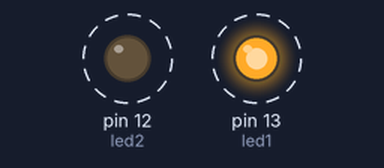
Recording of a sketch running on a simulated Arduino Uno, built with avr-gcc and run on an emulated ATmega328P. Parts: output pins drawn as LEDs (lit = HIGH). Dashed ring = blinking.

Above: at 0.05 s.
Timing chart, 0 to 3.0 s (numbered marks = the images above):
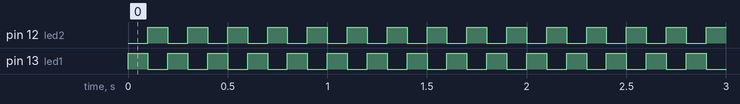

The sketch:

sketch_dec22a.ino
```cpp
int led1 = 13;
int led2 = 12;
void setup() {
  // put your setup code here, to run once:
  pinMode(led1,OUTPUT);
  pinMode(led2,OUTPUT);
}

void loop() {
  // put your main code here, to run repeatedly:
  digitalWrite(led1,HIGH);
  digitalWrite(led2,LOW);
  delay(100);
  digitalWrite(led1,LOW);
  digitalWrite(led2,HIGH);
  delay(100);

}
```

Measured:
- by itself, pin 12 (led2), pin 13 (led1): alternates HIGH for 0.10 s and LOW for 0.10 s
